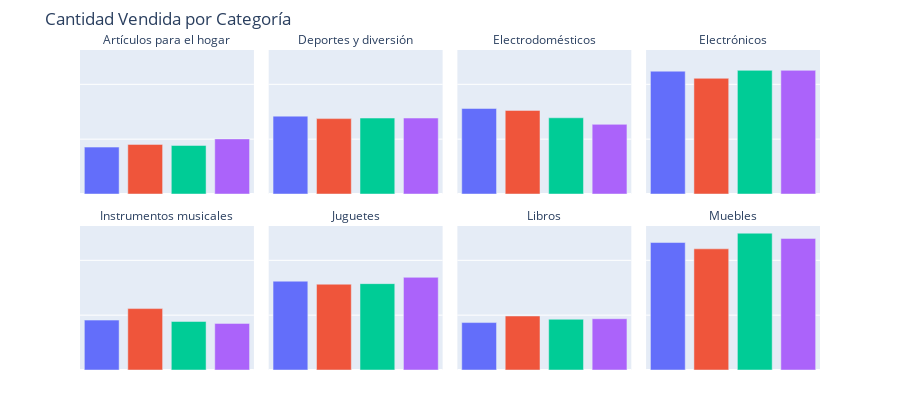

Notebook code for this chart:
### Code cell
import plotly.express as px
from typing import List
def ventas_tienda(tiendas: List[pl.DataFrame]) -> pl.DataFrame:
    resultados = []
    for i, tienda in enumerate(tiendas, 1):
        df = tienda.group_by("Categoría del Producto").agg([pl.len().alias(f"Tienda {i}")])
        resultados.append(df)
    resultados = pl.concat(resultados, how="align")
    return resultados

df_ventas = ventas_tienda([tienda1, tienda2, tienda3, tienda4])

df_ventas_pd = df_ventas.unpivot(
    index="Categoría del Producto",
    variable_name="Tienda",
    value_name="Cantidad Vendida"
)

fig = px.bar(
    df_ventas_pd,
    x="Tienda",
    y="Cantidad Vendida",
    color="Tienda",
    facet_col="Categoría del Producto",
    facet_col_wrap=4, 
    facet_row_spacing=0.1, 
    title="Cantidad Vendida por Categoría",
)

fig.update_layout(
    height=400,
    showlegend=False,
    margin=dict(t=50, b=30),
)
fig.for_each_xaxis(lambda x: x.update(title=None, showticklabels=False))
fig.for_each_yaxis(lambda y: y.update(title=None, showticklabels=False))
fig.for_each_annotation(lambda a: a.update(text=a.text.split("=")[-1]))


fig.show()

### Figure 1 — Plotly figure (JSON) as saved in the notebook; plotly's stock layout.template omitted (floating-point values rounded to 4 significant figures)
{"data": [{"hovertemplate": "Tienda=%{x}<br>Categoría del Producto=Artículos para el hogar<br>Cantidad Vendida=%{y}<extra></extra>", "legendgroup": "Tienda 1", "marker": {"color": "#636efa", "pattern": {"shape": ""}}, "name": "Tienda 1", "orientation": "v", "showlegend": true, "textposition": "auto", "type": "bar", "x": ["Tienda 1"], "xaxis": "x5", "y": [171], "yaxis": "y5"}, {"hovertemplate": "Tienda=%{x}<br>Categoría del Producto=Deportes y diversión<br>Cantidad Vendida=%{y}<extra></extra>", "legendgroup": "Tienda 1", "marker": {"color": "#636efa", "pattern": {"shape": ""}}, "name": "Tienda 1", "orientation": "v", "showlegend": false, "textposition": "auto", "type": "bar", "x": ["Tienda 1"], "xaxis": "x6", "y": [284], "yaxis": "y6"}, {"hovertemplate": "Tienda=%{x}<br>Categoría del Producto=Electrodomésticos<br>Cantidad Vendida=%{y}<extra></extra>", "legendgroup": "Tienda 1", "marker": {"color": "#636efa", "pattern": {"shape": ""}}, "name": "Tienda 1", "orientation": "v", "showlegend": false, "textposition": "auto", "type": "bar", "x": ["Tienda 1"], "xaxis": "x7", "y": [312], "yaxis": "y7"}, {"hovertemplate": "Tienda=%{x}<br>Categoría del Producto=Electrónicos<br>Cantidad Vendida=%{y}<extra></extra>", "legendgroup": "Tienda 1", "marker": {"color": "#636efa", "pattern": {"shape": ""}}, "name": "Tienda 1", "orientation": "v", "showlegend": false, "textposition": "auto", "type": "bar", "x": ["Tienda 1"], "xaxis": "x8", "y": [448], "yaxis": "y8"}, {"hovertemplate": "Tienda=%{x}<br>Categoría del Producto=Instrumentos musicales<br>Cantidad Vendida=%{y}<extra></extra>", "legendgroup": "Tienda 1", "marker": {"color": "#636efa", "pattern": {"shape": ""}}, "name": "Tienda 1", "orientation": "v", "showlegend": false, "textposition": "auto", "type": "bar", "x": ["Tienda 1"], "xaxis": "x", "y": [182], "yaxis": "y"}, {"hovertemplate": "Tienda=%{x}<br>Categoría del Producto=Juguetes<br>Cantidad Vendida=%{y}<extra></extra>", "legendgroup": "Tienda 1", "marker": {"color": "#636efa", "pattern": {"shape": ""}}, "name": "Tienda 1", "orientation": "v", "showlegend": false, "textposition": "auto", "type": "bar", "x": ["Tienda 1"], "xaxis": "x2", "y": [324], "yaxis": "y2"}, {"hovertemplate": "Tienda=%{x}<br>Categoría del Producto=Libros<br>Cantidad Vendida=%{y}<extra></extra>", "legendgroup": "Tienda 1", "marker": {"color": "#636efa", "pattern": {"shape": ""}}, "name": "Tienda 1", "orientation": "v", "showlegend": false, "textposition": "auto", "type": "bar", "x": ["Tienda 1"], "xaxis": "x3", "y": [173], "yaxis": "y3"}, {"hovertemplate": "Tienda=%{x}<br>Categoría del Producto=Muebles<br>Cantidad Vendida=%{y}<extra></extra>", "legendgroup": "Tienda 1", "marker": {"color": "#636efa", "pattern": {"shape": ""}}, "name": "Tienda 1", "orientation": "v", "showlegend": false, "textposition": "auto", "type": "bar", "x": ["Tienda 1"], "xaxis": "x4", "y": [465], "yaxis": "y4"}, {"hovertemplate": "Tienda=%{x}<br>Categoría del Producto=Artículos para el hogar<br>Cantidad Vendida=%{y}<extra></extra>", "legendgroup": "Tienda 2", "marker": {"color": "#EF553B", "pattern": {"shape": ""}}, "name": "Tienda 2", "orientation": "v", "showlegend": true, "textposition": "auto", "type": "bar", "x": ["Tienda 2"], "xaxis": "x5", "y": [181], "yaxis": "y5"}, {"hovertemplate": "Tienda=%{x}<br>Categoría del Producto=Deportes y diversión<br>Cantidad Vendida=%{y}<extra></extra>", "legendgroup": "Tienda 2", "marker": {"color": "#EF553B", "pattern": {"shape": ""}}, "name": "Tienda 2", "orientation": "v", "showlegend": false, "textposition": "auto", "type": "bar", "x": ["Tienda 2"], "xaxis": "x6", "y": [275], "yaxis": "y6"}, {"hovertemplate": "Tienda=%{x}<br>Categoría del Producto=Electrodomésticos<br>Cantidad Vendida=%{y}<extra></extra>", "legendgroup": "Tienda 2", "marker": {"color": "#EF553B", "pattern": {"shape": ""}}, "name": "Tienda 2", "orientation": "v", "showlegend": false, "textposition": "auto", "type": "bar", "x": ["Tienda 2"], "xaxis": "x7", "y": [305], "yaxis": "y7"}, {"hovertemplate": "Tienda=%{x}<br>Categoría del Producto=Electrónicos<br>Cantidad Vendida=%{y}<extra></extra>", "legendgroup": "Tienda 2", "marker": {"color": "#EF553B", "pattern": {"shape": ""}}, "name": "Tienda 2", "orientation": "v", "showlegend": false, "textposition": "auto", "type": "bar", "x": ["Tienda 2"], "xaxis": "x8", "y": [422], "yaxis": "y8"}, {"hovertemplate": "Tienda=%{x}<br>Categoría del Producto=Instrumentos musicales<br>Cantidad Vendida=%{y}<extra></extra>", "legendgroup": "Tienda 2", "marker": {"color": "#EF553B", "pattern": {"shape": ""}}, "name": "Tienda 2", "orientation": "v", "showlegend": false, "textposition": "auto", "type": "bar", "x": ["Tienda 2"], "xaxis": "x", "y": [224], "yaxis": "y"}, {"hovertemplate": "Tienda=%{x}<br>Categoría del Producto=Juguetes<br>Cantidad Vendida=%{y}<extra></extra>", "legendgroup": "Tienda 2", "marker": {"color": "#EF553B", "pattern": {"shape": ""}}, "name": "Tienda 2", "orientation": "v", "showlegend": false, "textposition": "auto", "type": "bar", "x": ["Tienda 2"], "xaxis": "x2", "y": [313], "yaxis": "y2"}, {"hovertemplate": "Tienda=%{x}<br>Categoría del Producto=Libros<br>Cantidad Vendida=%{y}<extra></extra>", "legendgroup": "Tienda 2", "marker": {"color": "#EF553B", "pattern": {"shape": ""}}, "name": "Tienda 2", "orientation": "v", "showlegend": false, "textposition": "auto", "type": "bar", "x": ["Tienda 2"], "xaxis": "x3", "y": [197], "yaxis": "y3"}, {"hovertemplate": "Tienda=%{x}<br>Categoría del Producto=Muebles<br>Cantidad Vendida=%{y}<extra></extra>", "legendgroup": "Tienda 2", "marker": {"color": "#EF553B", "pattern": {"shape": ""}}, "name": "Tienda 2", "orientation": "v", "showlegend": false, "textposition": "auto", "type": "bar", "x": ["Tienda 2"], "xaxis": "x4", "y": [442], "yaxis": "y4"}, {"hovertemplate": "Tienda=%{x}<br>Categoría del Producto=Artículos para el hogar<br>Cantidad Vendida=%{y}<extra></extra>", "legendgroup": "Tienda 3", "marker": {"color": "#00cc96", "pattern": {"shape": ""}}, "name": "Tienda 3", "orientation": "v", "showlegend": true, "textposition": "auto", "type": "bar", "x": ["Tienda 3"], "xaxis": "x5", "y": [177], "yaxis": "y5"}, {"hovertemplate": "Tienda=%{x}<br>Categoría del Producto=Deportes y diversión<br>Cantidad Vendida=%{y}<extra></extra>", "legendgroup": "Tienda 3", "marker": {"color": "#00cc96", "pattern": {"shape": ""}}, "name": "Tienda 3", "orientation": "v", "showlegend": false, "textposition": "auto", "type": "bar", "x": ["Tienda 3"], "xaxis": "x6", "y": [277], "yaxis": "y6"}, {"hovertemplate": "Tienda=%{x}<br>Categoría del Producto=Electrodomésticos<br>Cantidad Vendida=%{y}<extra></extra>", "legendgroup": "Tienda 3", "marker": {"color": "#00cc96", "pattern": {"shape": ""}}, "name": "Tienda 3", "orientation": "v", "showlegend": false, "textposition": "auto", "type": "bar", "x": ["Tienda 3"], "xaxis": "x7", "y": [278], "yaxis": "y7"}, {"hovertemplate": "Tienda=%{x}<br>Categoría del Producto=Electrónicos<br>Cantidad Vendida=%{y}<extra></extra>", "legendgroup": "Tienda 3", "marker": {"color": "#00cc96", "pattern": {"shape": ""}}, "name": "Tienda 3", "orientation": "v", "showlegend": false, "textposition": "auto", "type": "bar", "x": ["Tienda 3"], "xaxis": "x8", "y": [451], "yaxis": "y8"}, {"hovertemplate": "Tienda=%{x}<br>Categoría del Producto=Instrumentos musicales<br>Cantidad Vendida=%{y}<extra></extra>", "legendgroup": "Tienda 3", "marker": {"color": "#00cc96", "pattern": {"shape": ""}}, "name": "Tienda 3", "orientation": "v", "showlegend": false, "textposition": "auto", "type": "bar", "x": ["Tienda 3"], "xaxis": "x", "y": [177], "yaxis": "y"}, {"hovertemplate": "Tienda=%{x}<br>Categoría del Producto=Juguetes<br>Cantidad Vendida=%{y}<extra></extra>", "legendgroup": "Tienda 3", "marker": {"color": "#00cc96", "pattern": {"shape": ""}}, "name": "Tienda 3", "orientation": "v", "showlegend": false, "textposition": "auto", "type": "bar", "x": ["Tienda 3"], "xaxis": "x2", "y": [315], "yaxis": "y2"}, {"hovertemplate": "Tienda=%{x}<br>Categoría del Producto=Libros<br>Cantidad Vendida=%{y}<extra></extra>", "legendgroup": "Tienda 3", "marker": {"color": "#00cc96", "pattern": {"shape": ""}}, "name": "Tienda 3", "orientation": "v", "showlegend": false, "textposition": "auto", "type": "bar", "x": ["Tienda 3"], "xaxis": "x3", "y": [185], "yaxis": "y3"}, {"hovertemplate": "Tienda=%{x}<br>Categoría del Producto=Muebles<br>Cantidad Vendida=%{y}<extra></extra>", "legendgroup": "Tienda 3", "marker": {"color": "#00cc96", "pattern": {"shape": ""}}, "name": "Tienda 3", "orientation": "v", "showlegend": false, "textposition": "auto", "type": "bar", "x": ["Tienda 3"], "xaxis": "x4", "y": [499], "yaxis": "y4"}, {"hovertemplate": "Tienda=%{x}<br>Categoría del Producto=Artículos para el hogar<br>Cantidad Vendida=%{y}<extra></extra>", "legendgroup": "Tienda 4", "marker": {"color": "#ab63fa", "pattern": {"shape": ""}}, "name": "Tienda 4", "orientation": "v", "showlegend": true, "textposition": "auto", "type": "bar", "x": ["Tienda 4"], "xaxis": "x5", "y": [201], "yaxis": "y5"}, {"hovertemplate": "Tienda=%{x}<br>Categoría del Producto=Deportes y diversión<br>Cantidad Vendida=%{y}<extra></extra>", "legendgroup": "Tienda 4", "marker": {"color": "#ab63fa", "pattern": {"shape": ""}}, "name": "Tienda 4", "orientation": "v", "showlegend": false, "textposition": "auto", "type": "bar", "x": ["Tienda 4"], "xaxis": "x6", "y": [277], "yaxis": "y6"}, {"hovertemplate": "Tienda=%{x}<br>Categoría del Producto=Electrodomésticos<br>Cantidad Vendida=%{y}<extra></extra>", "legendgroup": "Tienda 4", "marker": {"color": "#ab63fa", "pattern": {"shape": ""}}, "name": "Tienda 4", "orientation": "v", "showlegend": false, "textposition": "auto", "type": "bar", "x": ["Tienda 4"], "xaxis": "x7", "y": [254], "yaxis": "y7"}, {"hovertemplate": "Tienda=%{x}<br>Categoría del Producto=Electrónicos<br>Cantidad Vendida=%{y}<extra></extra>", "legendgroup": "Tienda 4", "marker": {"color": "#ab63fa", "pattern": {"shape": ""}}, "name": "Tienda 4", "orientation": "v", "showlegend": false, "textposition": "auto", "type": "bar", "x": ["Tienda 4"], "xaxis": "x8", "y": [451], "yaxis": "y8"}, {"hovertemplate": "Tienda=%{x}<br>Categoría del Producto=Instrumentos musicales<br>Cantidad Vendida=%{y}<extra></extra>", "legendgroup": "Tienda 4", "marker": {"color": "#ab63fa", "pattern": {"shape": ""}}, "name": "Tienda 4", "orientation": "v", "showlegend": false, "textposition": "auto", "type": "bar", "x": ["Tienda 4"], "xaxis": "x", "y": [170], "yaxis": "y"}, {"hovertemplate": "Tienda=%{x}<br>Categoría del Producto=Juguetes<br>Cantidad Vendida=%{y}<extra></extra>", "legendgroup": "Tienda 4", "marker": {"color": "#ab63fa", "pattern": {"shape": ""}}, "name": "Tienda 4", "orientation": "v", "showlegend": false, "textposition": "auto", "type": "bar", "x": ["Tienda 4"], "xaxis": "x2", "y": [338], "yaxis": "y2"}, {"hovertemplate": "Tienda=%{x}<br>Categoría del Producto=Libros<br>Cantidad Vendida=%{y}<extra></extra>", "legendgroup": "Tienda 4", "marker": {"color": "#ab63fa", "pattern": {"shape": ""}}, "name": "Tienda 4", "orientation": "v", "showlegend": false, "textposition": "auto", "type": "bar", "x": ["Tienda 4"], "xaxis": "x3", "y": [187], "yaxis": "y3"}, {"hovertemplate": "Tienda=%{x}<br>Categoría del Producto=Muebles<br>Cantidad Vendida=%{y}<extra></extra>", "legendgroup": "Tienda 4", "marker": {"color": "#ab63fa", "pattern": {"shape": ""}}, "name": "Tienda 4", "orientation": "v", "showlegend": false, "textposition": "auto", "type": "bar", "x": ["Tienda 4"], "xaxis": "x4", "y": [480], "yaxis": "y4"}], "layout": {"annotations": [{"font": {}, "showarrow": false, "text": "Instrumentos musicales", "x": 0.1175, "xanchor": "center", "xref": "paper", "y": 0.45, "yanchor": "bottom", "yref": "paper"}, {"font": {}, "showarrow": false, "text": "Juguetes", "x": 0.3725, "xanchor": "center", "xref": "paper", "y": 0.45, "yanchor": "bottom", "yref": "paper"}, {"font": {}, "showarrow": false, "text": "Libros", "x": 0.6275, "xanchor": "center", "xref": "paper", "y": 0.45, "yanchor": "bottom", "yref": "paper"}, {"font": {}, "showarrow": false, "text": "Muebles", "x": 0.8825, "xanchor": "center", "xref": "paper", "y": 0.45, "yanchor": "bottom", "yref": "paper"}, {"font": {}, "showarrow": false, "text": "Artículos para el hogar", "x": 0.1175, "xanchor": "center", "xref": "paper", "y": 1, "yanchor": "bottom", "yref": "paper"}, {"font": {}, "showarrow": false, "text": "Deportes y diversión", "x": 0.3725, "xanchor": "center", "xref": "paper", "y": 1, "yanchor": "bottom", "yref": "paper"}, {"font": {}, "showarrow": false, "text": "Electrodomésticos", "x": 0.6275, "xanchor": "center", "xref": "paper", "y": 1, "yanchor": "bottom", "yref": "paper"}, {"font": {}, "showarrow": false, "text": "Electrónicos", "x": 0.8825, "xanchor": "center", "xref": "paper", "y": 1, "yanchor": "bottom", "yref": "paper"}], "barmode": "relative", "height": 400, "legend": {"title": {"text": "Tienda"}, "tracegroupgap": 0}, "margin": {"b": 30, "t": 50}, "showlegend": false, "title": {"text": "Cantidad Vendida por Categoría"}, "xaxis": {"anchor": "y", "categoryarray": ["Tienda 1", "Tienda 2", "Tienda 3", "Tienda 4"], "categoryorder": "array", "domain": [0, 0.235], "showticklabels": false, "title": {}}, "xaxis2": {"anchor": "y2", "categoryarray": ["Tienda 1", "Tienda 2", "Tienda 3", "Tienda 4"], "categoryorder": "array", "domain": [0.255, 0.49], "matches": "x", "showticklabels": false, "title": {}}, "xaxis3": {"anchor": "y3", "categoryarray": ["Tienda 1", "Tienda 2", "Tienda 3", "Tienda 4"], "categoryorder": "array", "domain": [0.51, 0.745], "matches": "x", "showticklabels": false, "title": {}}, "xaxis4": {"anchor": "y4", "categoryarray": ["Tienda 1", "Tienda 2", "Tienda 3", "Tienda 4"], "categoryorder": "array", "domain": [0.765, 1.0], "matches": "x", "showticklabels": false, "title": {}}, "xaxis5": {"anchor": "y5", "domain": [0, 0.235], "matches": "x", "showticklabels": false, "title": {}}, "xaxis6": {"anchor": "y6", "domain": [0.255, 0.49], "matches": "x", "showticklabels": false, "title": {}}, "xaxis7": {"anchor": "y7", "domain": [0.51, 0.745], "matches": "x", "showticklabels": false, "title": {}}, "xaxis8": {"anchor": "y8", "domain": [0.765, 1.0], "matches": "x", "showticklabels": false, "title": {}}, "yaxis": {"anchor": "x", "domain": [0, 0.45], "showticklabels": false, "title": {}}, "yaxis2": {"anchor": "x2", "domain": [0, 0.45], "matches": "y", "showticklabels": false, "title": {}}, "yaxis3": {"anchor": "x3", "domain": [0, 0.45], "matches": "y", "showticklabels": false, "title": {}}, "yaxis4": {"anchor": "x4", "domain": [0, 0.45], "matches": "y", "showticklabels": false, "title": {}}, "yaxis5": {"anchor": "x5", "domain": [0.55, 1], "matches": "y", "showticklabels": false, "title": {}}, "yaxis6": {"anchor": "x6", "domain": [0.55, 1], "matches": "y", "showticklabels": false, "title": {}}, "yaxis7": {"anchor": "x7", "domain": [0.55, 1], "matches": "y", "showticklabels": false, "title": {}}, "yaxis8": {"anchor": "x8", "domain": [0.55, 1], "matches": "y", "showticklabels": false, "title": {}}}}
